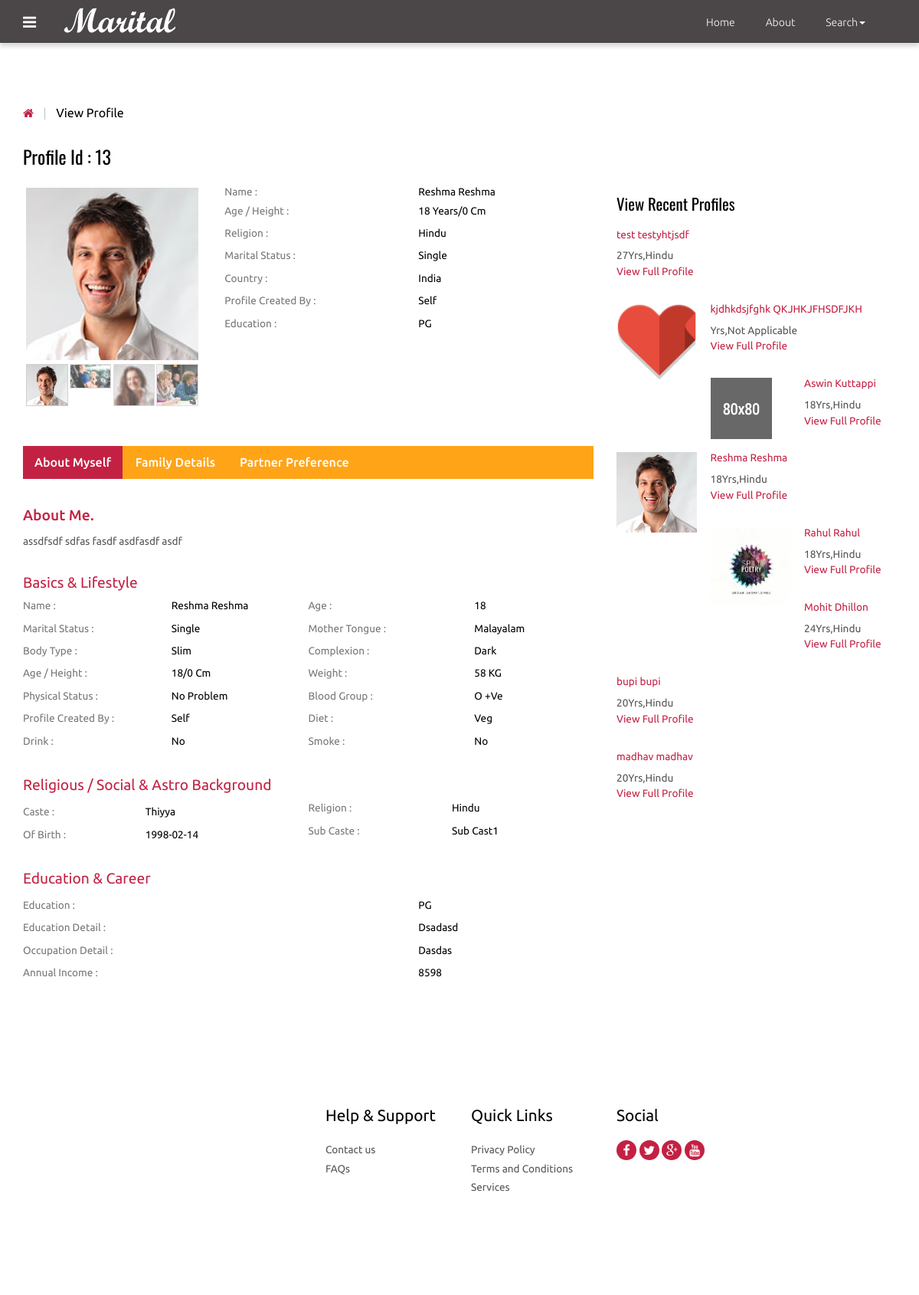
The page /view_profile.php?id=13 (signed in) on the database its author committed.
### tables this page shows
CREATE TABLE `photos` (
  `id` int(10) NOT NULL AUTO_INCREMENT,
  `cust_id` int(10) NOT NULL,
  `pic1` varchar(25) NOT NULL,
  `pic2` varchar(40) NOT NULL,
  `pic3` varchar(40) NOT NULL,
  `pic4` varchar(40) NOT NULL,
  PRIMARY KEY (`id`),
  UNIQUE KEY `cust_id` (`cust_id`)
);

CREATE TABLE `customer` (
  `id` int(10) NOT NULL AUTO_INCREMENT,
  `cust_id` int(5) NOT NULL,
  `email` varchar(60) NOT NULL,
  `age` varchar(10) NOT NULL,
  `height` int(10) NOT NULL,
  `sex` varchar(6) NOT NULL,
  `religion` varchar(20) NOT NULL,
  `caste` varchar(20) NOT NULL,
  `subcaste` varchar(20) NOT NULL,
  `district` varchar(20) NOT NULL,
  `state` varchar(20) NOT NULL,
  `country` varchar(10) NOT NULL,
  `maritalstatus` varchar(20) NOT NULL,
  `profilecreatedby` varchar(20) NOT NULL,
  `education` text NOT NULL,
  `education_sub` text NOT NULL,
  `firstname` text NOT NULL,
  `lastname` text NOT NULL,
  `body_type` text NOT NULL,
  `physical_status` text NOT NULL,
  `drink` varchar(8) NOT NULL,
  `mothertounge` text NOT NULL,
  `colour` varchar(20) NOT NULL,
  `weight` int(5) NOT NULL,
  `blood_group` varchar(5) NOT NULL,
  `diet` varchar(8) NOT NULL,
  `smoke` varchar(8) NOT NULL,
  `dateofbirth` date NOT NULL,
  `occupation` text NOT NULL,
  `occupation_descr` text NOT NULL,
  `annual_income` varchar(20) NOT NULL,
  `fathers_occupation` varchar(20) NOT NULL,
  `mothers_occupation` varchar(20) NOT NULL,
  `no_bro` int(5) NOT NULL,
  `no_sis` int(5) NOT NULL,
  `aboutme` text NOT NULL,
  `profilecreationdate` date NOT NULL,
  PRIMARY KEY (`id`)
);

### functions.php (called while the page is built, shortened)
<?php
function mysqlexec($sql){
	$host="localhost";
	$username="root";
	$password="Aditi@2000";
	$db_name="moon";
$conn=mysqli_connect("$host", "$username", "$password")or die("cannot connect");
mysqli_select_db($conn,"$db_name")or die("cannot select DB");
if($result = mysqli_query($conn, $sql)){
	return $result;
}
else{
	echo mysqli_error($conn);
}
}
?>

### view_profile.php (the view, shortened to what this page needs)
<?php include_once("functions.php"); ?>
<?php
$id=$_GET['id'];
$profileid=$id;
$sql="SELECT * FROM customer WHERE cust_id = $id";
$result = mysqlexec($sql);
if($result){
$row=mysqli_fetch_assoc($result);
	$fname=$row['firstname'];
	$lname=$row['lastname'];
	$dob=$row['dateofbirth'];
	$religion=$row['religion'];
	$caste = $row['caste'];
	$subcaste=$row['subcaste'];
	$country = $row['country'];
	$age=$row['age'];
	$maritalstatus=$row['maritalstatus'];
	$profileby=$row['profilecreatedby'];
	$education=$row['education'];
	$edudescr=$row['education_sub'];
	$bodytype=$row['body_type'];
	$physicalstatus=$row['physical_status'];
	$drink=$row['drink'];
	$smoke=$row['smoke'];
	$mothertounge=$row['mothertounge'];
	$bloodgroup=$row['blood_group'];
	$weight=$row['weight'];
	$height=$row['height'];
	$colour=$row['colour'];
	$diet=$row['diet'];
	$occupationdescr=$row['occupation_descr'];
	$income=$row['annual_income'];
	$aboutme=$row['aboutme'];
	$pic1="";
$sql2="SELECT * FROM photos WHERE cust_id = $profileid";
$result2 = mysqlexec($sql2);
if($result2){
	$row2=mysqli_fetch_array($result2);
	$pic1=$row2['pic1'];
}
}else{
	echo "<script>alert(\"Invalid Profile ID\")</script>";
}
?>
<!DOCTYPE HTML>
<html>
<head>
<link href="css/bootstrap-3.1.1.min.css" rel='stylesheet' type='text/css' />
<link href="css/style.css" rel='stylesheet' type='text/css' />
<link href="css/font-awesome.css" rel="stylesheet">
</head>
<body>
 <?php include_once("includes/navigation.php");?>
<div class="grid_3">
  <div class="container">
   <div class="breadcrumb1">
     <ul>
        <a href="index.php"><i class="fa fa-home home_1"></i></a>
        <span class="divider">&nbsp;|&nbsp;</span>
        <li class="current-page">View Profile</li>
     </ul>
   </div>
   <div class="profile">
   	 <div class="col-md-8 profile_left">
   	 	<h2>Profile Id : <?php echo $profileid;?></h2>
   	 	<div class="col_3">
   	        <div class="col-sm-4 row_2">
				<div class="flexslider">
					 <ul class="slides">
						<li data-thumb="profile/<?php echo $profileid;?>/<?php echo $pic1;?>">
							<img src="profile/<?php echo $profileid;?>/<?php echo $pic1;?>" />
						</li>
					 </ul>
				  </div>
			</div>
			<div class="col-sm-8 row_1">
				<table class="table_working_hours">
		        	<tbody>
		        		<tr class="opened_1">
							<td class="day_label">Name :</td>
							<td class="day_value"><?php echo $fname . " " .$lname; ?></td>
						</tr><tr class="opened_1">
							<td class="day_label">Age / Height :</td>
							<td class="day_value"><?php echo $age . " Years"; ?>/<?php echo $height . " Cm";?> </td>
						</tr>
					  	<tr class="opened">
							<td class="day_label">Religion :</td>
							<td class="day_value"><?php echo $religion;?></td>
						</tr>
					    <tr class="opened">
							<td class="day_label">Marital Status :</td>
							<td class="day_value"><?php echo $maritalstatus;?></td>
						</tr>
					    <tr class="opened">
							<td class="day_label">Country :</td>
							<td class="day_value"><?php echo $country;?></td>
						</tr>
					    <tr class="closed">
							<td class="day_label">Profile Created by :</td>
							<td class="day_value closed"><span><?php echo $profileby;?></span></td>
						</tr>
					    <tr class="closed">
							<td class="day_label">Education :</td>
							<td class="day_value closed"><span><?php echo $education;?></span></td>
						</tr>
				    </tbody>
				</table>
				</div>
			<div class="clearfix"> </div>
		</div>
		<div class="col_4">
		    <div class="bs-example bs-example-tabs" role="tabpanel" data-example-id="togglable-tabs">
			   <ul id="myTab" class="nav nav-tabs nav-tabs1" role="tablist">
				  <li role="presentation" class="active"><a href="#home" id="home-tab" role="tab" data-toggle="tab" aria-controls="home" aria-expanded="true">About Myself</a></li>
				  <li role="presentation"><a href="#profile" role="tab" id="profile-tab" data-toggle="tab" aria-controls="profile">Family Details</a></li>
				  <li role="presentation"><a href="#profile1" role="tab" id="profile-tab1" data-toggle="tab" aria-controls="profile1">Partner Preference</a></li>
			   </ul>
			   <div id="myTabContent" class="tab-content">
				  <div role="tabpanel" class="tab-pane fade in active" id="home" aria-labelledby="home-tab">
				    <div class="tab_box">
				    	<h1>About Me.</h1>
				    	<p><?php echo $aboutme; ?></p>
				    </div>
				    <div class="basic_1">
				    	<h3>Basics &amp; Lifestyle</h3>
				    	<div class="col-md-6 basic_1-left">
				    	  <table class="table_working_hours">
				        	<tbody>
				        		<tr class="opened_1">
									<td class="day_label">Name :</td>
									<td class="day_value"><?php echo $fname . " " .$lname; ?></td>
								</tr>
							    <tr class="opened">
									<td class="day_label">Marital Status :</td>
									<td class="day_value"><?php echo $maritalstatus;?></td>
								</tr>
							    <tr class="opened">
									<td class="day_label">Body Type :</td>
									<td class="day_value"><?php echo $bodytype;?></td>
								</tr>
							    <tr class="opened">
									<td class="day_label">Age / Height :</td>
									<td class="day_value"><?php echo $age; ?>/<?php echo $height;?> cm</td>
								</tr>
							    <tr class="opened">
									<td class="day_label">Physical Status :</td>
									<td class="day_value closed"><span><?php echo $physicalstatus;?></span></td>
								</tr>
							    <tr class="opened">
									<td class="day_label">Profile Created by :</td>
									<td class="day_value closed"><span><?php echo $profileby;?></span></td>
								</tr>
								<tr class="opened">
									<td class="day_label">Drink :</td>
									<td class="day_value closed"><span><?php echo $drink;?></span></td>
								</tr>
						    </tbody>
				          </table>
				         </div>
				         <div class="col-md-6 basic_1-left">
				          <table class="table_working_hours">
				        	<tbody>
				        		<tr class="opened_1">
									<td class="day_label">Age :</td>
									<td class="day_value"><?php echo $age;?></td>
								</tr>
							    <tr class="opened">
									<td class="day_label">Mother Tongue :</td>
									<td class="day_value"><?php echo $mothertounge;?></td>
								</tr>
							    <tr class="opened">
									<td class="day_label">Complexion :</td>
									<td class="day_value"><?php echo $colour;?></td>
								</tr>
							    <tr class="opened">
									<td class="day_label">Weight :</td>
									<td class="day_value"><?php echo $weight;?> KG</td>
								</tr>
							    <tr class="opened">
									<td class="day_label">Blood Group :</td>
									<td class="day_value"><?php echo $bloodgroup;?></td>
								</tr>
							    <tr class="closed">
									<td class="day_label">Diet :</td>
									<td class="day_value closed"><span><?php echo $diet;?></span></td>
								</tr>
							    <tr class="closed">
									<td class="day_label">Smoke :</td>
									<td class="day_value closed"><span><?php echo $smoke;?></span></td>
								</tr>
						    </tbody>
				        </table>
				        </div>
				        <div class="clearfix"> </div>
				    </div>
				    <div class="basic_1">
				    	<h3>Religious / Social & Astro Background</h3>
				    	<div class="col-md-6 basic_1-left">
				    	  <table class="table_working_hours">
				        	<tbody>
				        		<tr class="opened">
									<td class="day_label">Caste :</td>
									<td class="day_value"><?php echo $caste;?></td>
								</tr>
							    <tr class="opened">
									<td class="day_label">
 of Birth :</td>
									<td class="day_value closed"><span><?php echo $dob;?></span></td>
								</tr>
							</tbody>
				          </table>
				         </div>
				         <div class="col-md-6 basic_1-left">
				          <table class="table_working_hours">
				        	<tbody>
				        		<tr class="opened_1">
									<td class="day_label">Religion :</td>
									<td class="day_value"><?php echo $religion;?></td>
								</tr>
							    <tr class="opened">
									<td class="day_label">Sub Caste :</td>
									<td class="day_value"><?php echo $subcaste;?></td>
								</tr>
							</tbody>
				        </table>
				        </div>
				        <div class="clearfix"> </div>
				    </div>
				    <div class="basic_1 basic_2">
				    	<h3>Education & Career</h3>
				    	<div class="basic_1-left">
				    	  <table class="table_working_hours">
				        	<tbody>
				        		<tr class="opened">
									<td class="day_label">Education   :</td>
									<td class="day_value"><?php echo $education;?></td>
								</tr>
				        		<tr class="opened">
									<td class="day_label">Education Detail :</td>
									<td class="day_value"><?php echo $edudescr;?></td>
								</tr>
							    <tr class="opened">
									<td class="day_label">Occupation Detail :</td>
									<td class="day_value closed"><span><?php echo $occupationdescr;?></span></td>
								</tr>
							    <tr class="opened">
									<td class="day_label">Annual Income :</td>
									<td class="day_value closed"><span><?php echo $income;?></span></td>
								</tr>
							 </tbody>
				          </table>
				         </div>
				    </div>
				  </div>
		     </div>
		  </div>
	   </div>
   	 </div>
     <div class="col-md-4 profile_right">
        <div class="view_profile view_profile2">
        	<h3>View Recent Profiles</h3>
    <?php
     $sql="SELECT * FROM customer ORDER BY profilecreationdate ASC";
      $result=mysqlexec($sql);
      while($row=mysqli_fetch_assoc($result)){
            $profid=$row['cust_id'];
          $sql="SELECT * FROM photos WHERE cust_id=$profid";
          $result2=mysqlexec($sql);
          $photo=mysqli_fetch_assoc($result2);
          $pic=$photo['pic1'];
          echo "<ul class=\"profile_item\">";
            echo"<a href=\"view_profile.php?id={$profid}\">";
              echo "<li class=\"profile_item-img\"><img src=\"profile/". $profid."/".$pic ."\"" . "class=\"img-responsive\" alt=\"\"/></li>";
               echo "<li class=\"profile_item-desc\">";
                  echo "<h4>" . $row['firstname'] . " " . $row['lastname'] . "</h4>";
                  echo "<p>" . $row['age']. "Yrs," . $row['religion'] . "</p>";
                  echo "<h5>" . "View Full Profile" . "</h5>";
               echo "</li>";
      echo "</a>";
      echo "</ul>";
      }
     ?>
</div>
        </div>
       <div class="clearfix"> </div>
    </div>
  </div>
</div>
<?php include_once("footer.php");?>
<link rel="stylesheet" href="css/flexslider.css" type="text/css" media="screen" />
</body>
</html>

### css/style.css (style rules this page uses)
h4, h5, h6, h1, h2, h3 { margin-top: 0; }
ul, ol { margin: 0; }
p { margin: 0; }
html, body { font-family: 'Ubuntu', sans-serif; font-size: 100%; background:#fff; }
body a { transition:0.5s all; -webkit-transition:0.5s all; -moz-transition:0.5s all; -o-transition:0.5s all; -ms-transition:0.5s all; }
.nav-tabs > li > a, .nav-tabs > li > a:hover, .nav-tabs > li > a:focus, .nav-tabs > li.active > a, .nav-tabs > li.active > a:hover, .nav-tabs > li.active > a:focus { border: none; border-radius: 0; }
.breadcrumb1 { margin-bottom:2em; }
.breadcrumb1 ul { padding:0; margin:0; list-style:none; }
.breadcrumb1 li { position: relative; margin-right: 10px; padding-right: 10px; display: inline-block; color:#000; font-size:1em; }
i.home_1 { color:#c32143; font-size:15px; }
span.divider { padding: 0 5px; color: #ccc; }
.col-md-8.profile_left { padding-left: 0; }
.col-sm-4.row_2 { padding-left: 0; }
.profile_left h2 { color:#000; font-size:1.5em; margin-bottom:1em; font-family: 'Oswald', sans-serif; }
table.table_working_hours { width: 100%; }
.table_working_hours tr { border: 0; }
td.day_label { color: #777; padding:5px 0; }
.table_working_hours tr { color: #000; font-size: 0.85em; text-transform: capitalize; }
.table_working_hours tr.opened_1 td { padding: 0 0 5px; }
.col_3 { margin-bottom:3em; }
.nav-tabs1 { display: inline-block; border-bottom: none; font-weight: 500; background-color:#ffa417; width: 100%; padding: 0; margin-bottom: 2em; }
.nav-tabs1>li.active>a, .nav-tabs1>li.active>a:focus, .nav-tabs1>li.active>a:hover { color: #fff; background-color:#c32143; border:none; }
.nav-tabs1>li { margin-bottom:0; }
a#profile-tab, a#home-tab, a#profile-tab1 { color: #fff; }
.grid_3 { padding:5em 0; }
.tab_box { margin-bottom: 2em; }
.tab_box h1 { color:#c32143; font-size:1.2em; }
.tab_box p { color:#555; font-size:0.85em; line-height:1.8em; }
.basic_1-left { padding-left:0; }
.basic_1 { margin-bottom: 2em; }
.basic_1 h3 { color: #c32143; font-size: 1.2em; }
.basic_2 { margin-bottom:0; }
ul.profile_item { padding:0; margin:0 0 1.5em 0; list-style:none; }
ul.profile_item li.profile_item-img { width:30%; float:left; margin-right: 5%; }
.view_profile h3 { font-size:1.3em; color:#000; margin-bottom: 1em; font-family: 'Oswald', sans-serif; }
ul.profile_item li.profile_item-desc h4, ul.profile_item li.profile_item-desc h5 { color:#c32143; font-size:0.85em; }
ul.profile_item li.profile_item-desc { overflow:hidden; }
ul.profile_item li.profile_item-desc p { color:#555; font-size:0.85em; line-height:1.5em; margin-bottom: 3px; }
.view_profile2 { margin:4em 0 0 0; }
ul { padding: 0; list-style: none; }
.headings h1, h2,h3,h4,h5,h6 { font-weight:400; }

### css/flexslider.css (style rules this page uses)
.slides, .slides > li, .flex-control-nav, .flex-direction-nav { margin: 0; padding: 0; list-style: none; }
.flexslider { margin: 0; padding: 0; }
.flexslider .slides > li { display: none; -webkit-backface-visibility: hidden; }
.flexslider .slides img { width: 100%; display: block; }
.flexslider .slides:after { content: "\0020"; display: block; clear: both; visibility: hidden; line-height: 0; height: 0; }
.flexslider { background: #ffffff; border: 4px solid #ffffff; position: relative; zoom: 1; }
.flexslider .slides { zoom: 1; }
.flexslider .slides img { height: auto; }

### rows shown on the page
photos: pic1 (picture)
customer: firstname "Reshma", lastname "Reshma", age "18", height "0", religion "Hindu", maritalstatus "Single", country "India", profilecreatedby "Self", education "PG", aboutme "assdfsdf sdfas fasdf asdfasdf asdf", body_type "Slim", physical_status "No Problem", drink "No", mothertounge "Malayalam", colour "Dark", weight "58", blood_group "O +ve", diet "Veg", smoke "No", caste "Thiyya", dateofbirth "1998-02-14", subcaste "Sub Cast1", education_sub "Dsadasd", occupation_descr "Dasdas", annual_income "8598", photos.pic1 (picture)
customer: firstname "test", lastname "testyhtjsdf", age "27", religion "Hindu"
customer: photos.pic1 (picture), firstname "kjdhkdsjfghk", lastname "QKJHKJFHSDFJKH", religion "Not Applicable"
customer: photos.pic1 (picture), firstname "Aswin", lastname "Kuttappi", age "18", religion "Hindu"
customer: photos.pic1 (picture), firstname "Rahul", lastname "Rahul", age "18", religion "Hindu"
customer: firstname "Mohit", lastname "Dhillon", age "24", religion "Hindu"
customer: firstname "bupi", lastname "bupi", age "20", religion "Hindu"
customer: firstname "madhav", lastname "madhav", age "20", religion "Hindu"

### other values the page prints
$profileid "13"
